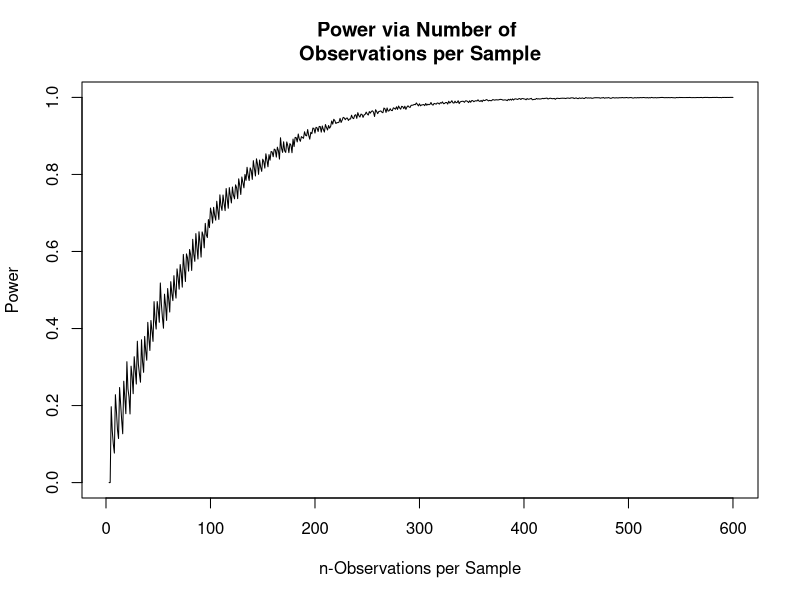

The R script that drew this image:

NMC = 5000
alpha = 0.05

power_storage = c()

p_reality = .72
p_null = 0.62

for(n in 3:600){
  pvalue_storage = c()
  
  for(i in 1:NMC){
    kicks = rbinom(1, n, p_reality)
    xbar = kicks/n
    
    standXbar = (xbar - p_null) / sqrt(p_null * (1-p_null) / n)
    pvalue_storage[i] = pnorm(q=standXbar, mean=0, sd=1, lower.tail=FALSE)
  }
  power_storage[n] = mean(pvalue_storage<alpha)
  
}

plot(x=power_storage, type="l", main="Power via Number of \nObservations per Sample",
     ylab="Power", xlab="n-Observations per Sample")



